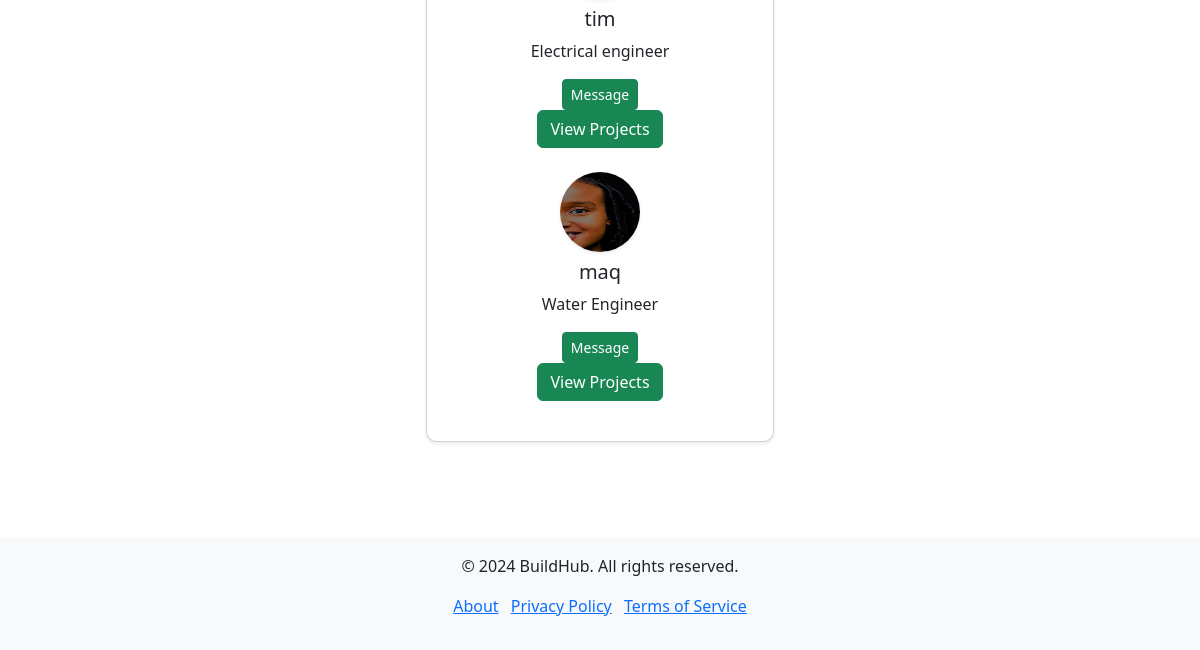
/jengahub/professional_board (signed in, lower part), run on an earlier commit of the app's database.
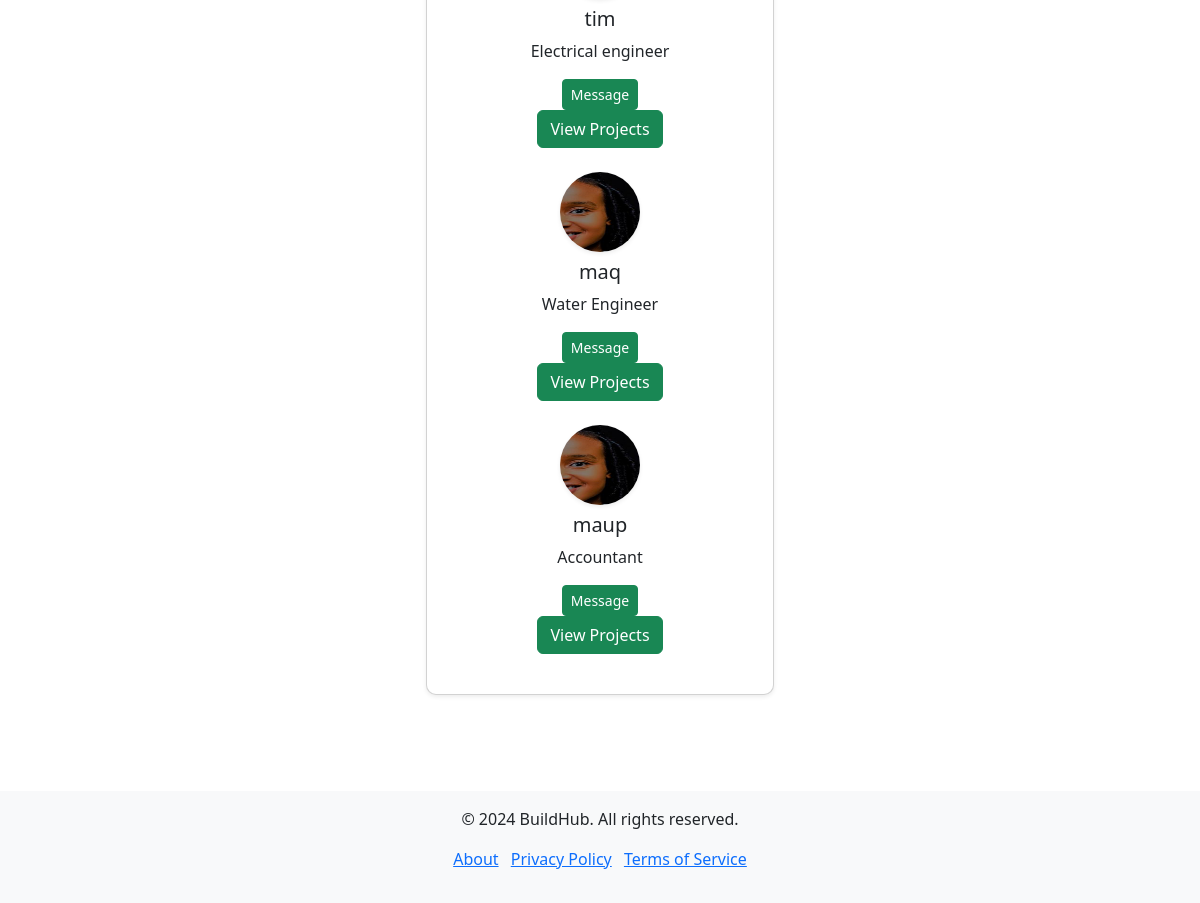
And on a later commit of the database.
### jengaHubApp/models.py (models this page shows, shortened)
class Professional(models.Model):
    user = models.OneToOneField(User, on_delete=models.CASCADE)
    bio = models.TextField()
    profile_image = models.ImageField(upload_to='profiles/',default='default.png')
    profession = models.CharField(max_length=100)
    contact_info = models.CharField(max_length=255)

### jengaHubApp/views.py (the view)
# urls.py: path('professional_board', views.professional_dashboard, name='professional_dashboard'),
@login_required
def professional_dashboard(request):
    try:
        professional = Professional.objects.get(user=request.user)
    except Professional.DoesNotExist:
        messages.error(request, "You do not have a professional profile yet.")
        return redirect('jengaHubApp:create_professional')
    user_projects = Project.objects.filter(professional=professional)
    other_professionals = Professional.objects.exclude(id=professional.id)
    context = {
        'professional': professional,
        'user_projects': user_projects,
        'other_professionals': other_professionals,
    }
    return render(request, 'jengaHubApp/professional_dashboard.html', context)

### jengaHubApp/templates/jengaHubApp/professional_dashboard.html (shortened to what this page needs)
{% extends 'base.html' %}
{% block content %}
<div class="container mt-5">
    <div class="row">
        <div class="col-lg-4 mb-5">
    </div>
  <div class="col-lg-4 mb-5">
    <div class="card shadow-sm">
        <div class="card-body">
            {% for other_professional in other_professionals %}
                <div class="mb-4 d-flex flex-column align-items-center">
                    <img src="{{ other_professional.profile_image.url }}" class="rounded-circle shadow-sm mb-2" alt="{{ other_professional.user.username }}" width="80" height="80">
                    <h5>{{ other_professional.user.username }}</h5>
                    <p>{{ other_professional.profession }}</p>
                    <a href="{% url 'jengaHubApp:send_message' professional.id %}" class="btn btn-success btn-sm">Message</a>
                    <a href="{% url 'jengaHubApp:projects' professional.id %}" class="btn btn-success">View Projects</a>
                </div>
            {% empty %}
                <p class="text-center text-muted">No other professionals available.</p>
            {% endfor %}
        </div>
    </div>
</div>
<div class="col-lg-4 mb-5">
</div>
</div>
</div>
{% endblock %}

What changed in the data, as far as the page shows it:
added Professional: profile_image (picture), user.username "maup", profession "Accountant"
